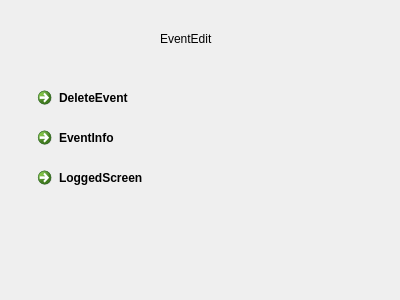
<?xml version="1.0" encoding="UTF-8"?>
<ui version="4.0">
 <class>Form</class>
 <widget class="QWidget" name="Form">
  <property name="geometry">
   <rect>
    <x>0</x>
    <y>0</y>
    <width>400</width>
    <height>300</height>
   </rect>
  </property>
  <property name="windowTitle">
   <string>Form</string>
  </property>
  <widget class="QLabel" name="label">
   <property name="geometry">
    <rect>
     <x>160</x>
     <y>30</y>
     <width>67</width>
     <height>17</height>
    </rect>
   </property>
   <property name="text">
    <string>EventEdit</string>
   </property>
  </widget>
  <widget class="QCommandLinkButton" name="commandLinkButton">
   <property name="geometry">
    <rect>
     <x>30</x>
     <y>80</y>
     <width>177</width>
     <height>41</height>
    </rect>
   </property>
   <property name="text">
    <string>DeleteEvent</string>
   </property>
  </widget>
  <widget class="QCommandLinkButton" name="commandLinkButton_2">
   <property name="geometry">
    <rect>
     <x>30</x>
     <y>120</y>
     <width>177</width>
     <height>41</height>
    </rect>
   </property>
   <property name="text">
    <string>EventInfo</string>
   </property>
  </widget>
  <widget class="QCommandLinkButton" name="commandLinkButton_3">
   <property name="geometry">
    <rect>
     <x>30</x>
     <y>160</y>
     <width>177</width>
     <height>41</height>
    </rect>
   </property>
   <property name="text">
    <string>LoggedScreen</string>
   </property>
  </widget>
 </widget>
 <resources/>
 <connections/>
</ui>
